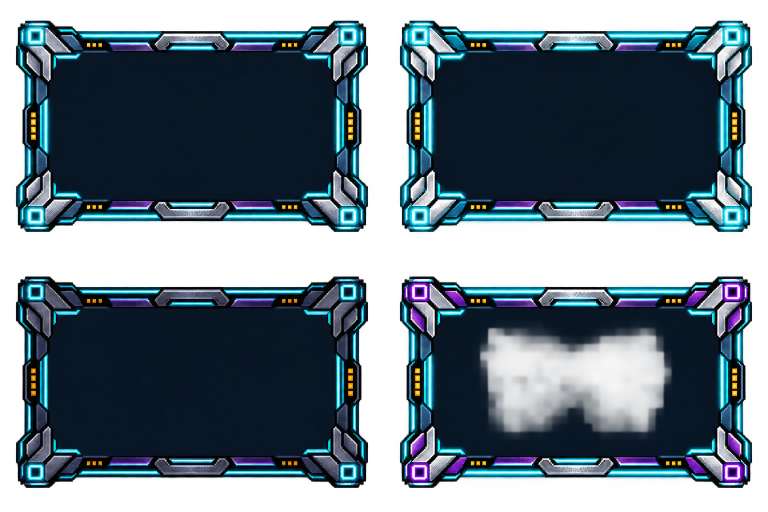
#> input picture retro-tools/assets/netcon-frames-gpt-v3.png, 1536 x 1024 px (shown at 1/2 size)
$ python build_netcon_kit.py
#> lines starting #> are read from the running program, lines starting #| are printed output that depends on the picture
"""Slice GPT-generated atlases and package them as UI textures and Windows cursors.

This script crops and resizes supplied artwork; it does not draw replacement art.
"""
from pathlib import Path
import json
import struct

from PIL import Image

ASSETS = Path(__file__).resolve().parent / 'assets'
KIT = ASSETS / 'netcon-kit'
CURSORS = (
    ('pointer', (0.13, 0.04)), ('link', (0.33, 0.035)),
    ('text', (0.5, 0.5)), ('crosshair', (0.5, 0.5)),
    ('move', (0.5, 0.5)), ('resize-ew', (0.5, 0.5)),
    ('resize-ns', (0.5, 0.5)), ('resize-nwse', (0.5, 0.5)),
    ('resize-nesw', (0.5, 0.5)), ('busy', (0.5, 0.5)),
    ('unavailable', (0.5, 0.5)), ('help', (0.075, 0.06)),
)


def trim(sprite):
    # Ignore low-alpha glow when finding bounds, preserving all alpha inside them.
    box = sprite.getchannel('A').point(lambda a: 255 if a > 100 else 0).getbbox()
    if not box:
        raise ValueError('An atlas cell contains no sprite.')
    return sprite.crop(box), box


def cursor_image(sprite, size):
    scale = (size - 4) / max(sprite.size)
    image = sprite.resize((max(1, round(sprite.width * scale)),
                           max(1, round(sprite.height * scale))), Image.Resampling.NEAREST)
    result = Image.new('RGBA', (size, size))
    offset = ((size - image.width) // 2, (size - image.height) // 2)
    result.alpha_composite(image, offset)
    return result, offset, image.size


def write_cur(target, entries):
    """Write standard BGRA/DIB cursor resources with alpha and an AND mask."""
    resources = []
    for image, hotspot in entries:
        width, height = image.size
        pixels = image.transpose(Image.Transpose.FLIP_TOP_BOTTOM).tobytes('raw', 'BGRA')
        stride = ((width + 31) // 32) * 4
        mask = bytearray(stride * height)
        alpha = image.getchannel('A')
        for y in range(height):
            for x in range(width):
                if alpha.getpixel((x, height - y - 1)) == 0:
                    mask[y * stride + x // 8] |= 128 >> (x % 8)
        header = struct.pack('<IiiHHIIiiII', 40, width, height * 2, 1, 32, 0,
                             len(pixels) + len(mask), 0, 0, 0, 0)
        resources.append((image.size, hotspot, header + pixels + mask))
    offset = 6 + 16 * len(resources)
    directory = bytearray(struct.pack('<HHH', 0, 2, len(resources)))
    for (width, height), (hx, hy), payload in resources:
        directory.extend(struct.pack('<BBBBHHII', width, height, 0, 0, hx, hy, len(payload), offset))
        offset += len(payload)
    target.write_bytes(bytes(directory) + b''.join(item[2] for item in resources))


def main():
    for folder in ('frames', 'buttons', 'cursors'):
        (KIT / folder).mkdir(parents=True, exist_ok=True)
    metadata = {'source': 'GPT image generation', 'frames': {}, 'buttons': {}, 'cursors': {}}
    with Image.open(ASSETS / 'netcon-frames-gpt-v3.png') as source:
#> source is the input picture: PIL image 1536x1024 RGBA; mean R, G, B, A 31.2, 64.8, 80.4, 163.9
        atlas = source.convert('RGBA')
    for index, name in enumerate(('standard', 'focused', 'inactive', 'dialog')):
        col, row = index % 2, index // 2
        box = (col * atlas.width // 2, row * atlas.height // 2,
               (col + 1) * atlas.width // 2, (row + 1) * atlas.height // 2)
        sprite, bounds = trim(atlas.crop(box))
        sprite.resize((192, 120), Image.Resampling.NEAREST).save(KIT / 'frames' / (name + '.png'))
        metadata['frames'][name] = {'atlas_cell': box, 'trim': bounds, 'size': [192, 120],
                                    'nine_slice': [30, 30, 30, 30], 'content_padding': 22}
#> this loop made 4 passes
#> pass 1, in main, `sprite.resize((192, 120), Image.Resampling.NEAREST).save(KIT / 'frames..`:
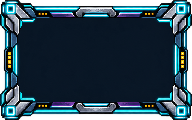
#> saved as standard.png: PIL image 192x120 RGBA; mean R, G, B, A 29.2, 58.7, 73.5, 226.7; transparent parts drawn white
#> after the loop:
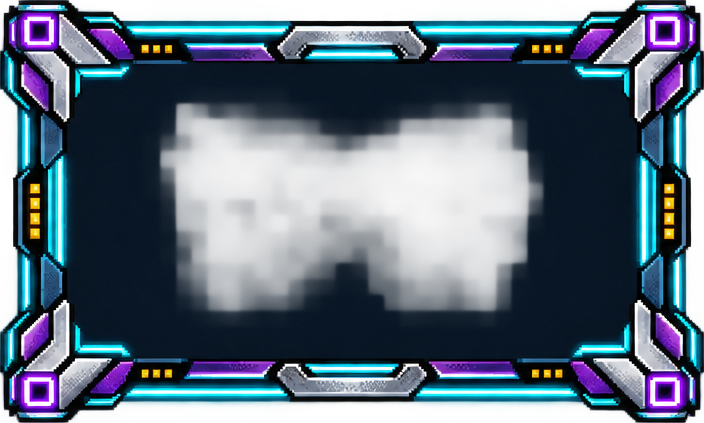
#> sprite: PIL image 704x423 RGBA; mean R, G, B, A 32.9, 56, 75.3, 184.9; transparent parts drawn white
#> after the loop, metadata = 4 items
    with Image.open(ASSETS / 'netcon-buttons-gpt-v3.png') as source:
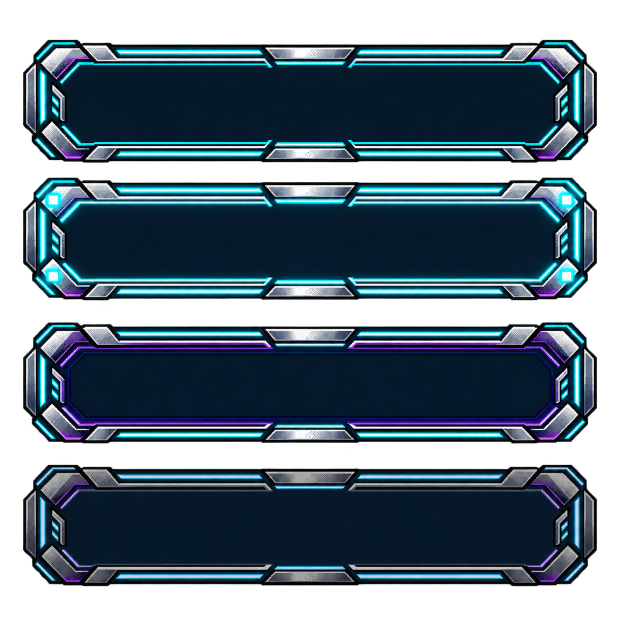
#> input picture retro-tools/assets/netcon-buttons-gpt-v3.png, 1240 x 1269 px (shown at 1/2 size)
#> source is the input picture: PIL image 1240x1269 RGBA; mean R, G, B, A 23.5, 42.1, 54.5, 168.7
        atlas = source.convert('RGBA')
    # Generated rows have generous gutters but are not exactly equal-height cells.
    bands = ((0, 65, 1240, 339), (0, 340, 1240, 622),
             (0, 627, 1240, 908), (0, 914, 1240, 1190))
    if atlas.size != (1240, 1269):
        raise ValueError('Button source changed; review and update the atlas bounds.')
    for name, box in zip(('normal', 'hover', 'pressed', 'disabled'), bands):
        sprite, bounds = trim(atlas.crop(box))
        sprite.resize((220, 48), Image.Resampling.NEAREST).save(KIT / 'buttons' / (name + '.png'))
        metadata['buttons'][name] = {'atlas_cell': box, 'trim': bounds, 'size': [220, 48],
                                     'nine_slice': [16, 16, 16, 16]}
#> this loop made 4 passes
#> bounds on passes 1 to 4: (46, 15, 1194, 260), (46, 15, 1194, 261), (46, 18, 1194, 260), (46, 16, 1194, 258)
#> sprite: PIL image 1148x242 RGBA
    with Image.open(ASSETS / 'netcon-cursors-gpt-v3.png') as source:
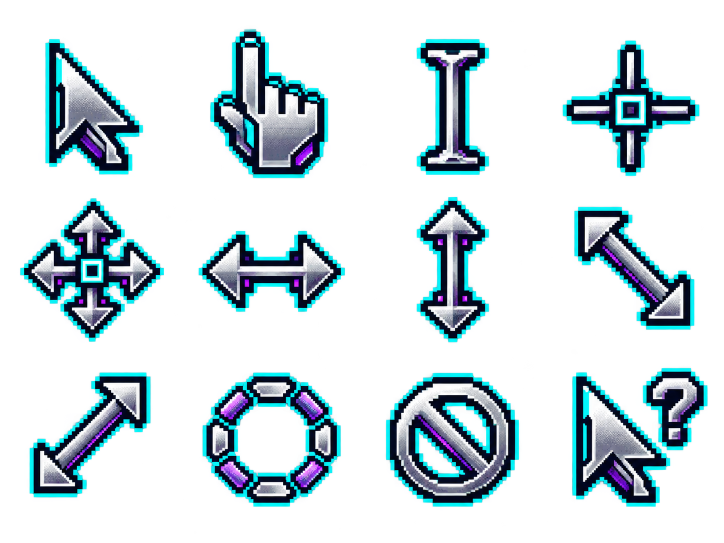
#> input picture retro-tools/assets/netcon-cursors-gpt-v3.png, 1448 x 1086 px (shown at 1/2 size)
#> source is the input picture: PIL image 1448x1086 RGBA; mean R, G, B, A 18.2, 38.8, 47.2, 66.8
        atlas = source.convert('RGBA')
    for index, (name, hot) in enumerate(CURSORS):
        col, row = index % 4, index // 4
        box = (col * atlas.width // 4, row * atlas.height // 3,
               (col + 1) * atlas.width // 4, (row + 1) * atlas.height // 3)
        sprite, bounds = trim(atlas.crop(box))
        entries, hotspots = [], {}
        for size in (32, 48):
            image, offset, dimensions = cursor_image(sprite, size)
            hotspot = (offset[0] + round(hot[0] * (dimensions[0] - 1)),
                       offset[1] + round(hot[1] * (dimensions[1] - 1)))
            image.save(KIT / 'cursors' / f'{name}-{size}.png')
            entries.append((image, hotspot))
            hotspots[str(size)] = hotspot
        write_cur(KIT / 'cursors' / (name + '.cur'), entries)
        metadata['cursors'][name] = {'atlas_cell': box, 'trim': bounds, 'hotspots': hotspots}
#> this loop made 12 passes
#> bounds on passes 1 to 12: (91, 78, 286, 349), (59, 58, 294, 356), (109, 78, 254, 350), (39, 81, 313, 352), (40, 35, 328, 321), (35, 100, 328, 262), (109, 32, 254, 323), (63, 52, 303, 297), (59, 21, 301, 271), (43, 21, 320, 289), (48, 22, 314, 289), (58, 12, 329, 289)
#> pass 1, in main, `sprite, bounds = trim(atlas.crop(box))`:
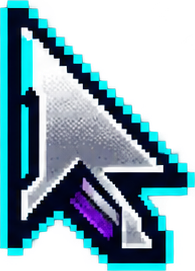
#> sprite: PIL image 195x271 RGBA; mean R, G, B, A 43.3, 82.4, 97.4, 155.4; transparent parts drawn white
#> pass 1, in main, `image.save(KIT / 'cursors' / f'{name}-{size}.png')`:
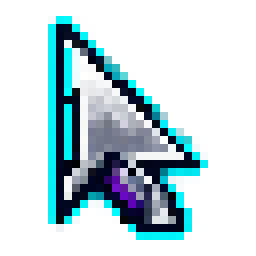
#> saved as pointer-32.png: PIL image 32x32 RGBA (shown 8 times larger); mean R, G, B, A 24.4, 47.7, 56.1, 84.5; transparent parts drawn white
#> after the loop:
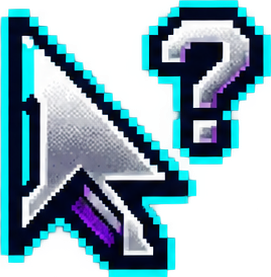
#> sprite: PIL image 271x277 RGBA; mean R, G, B, A 42.5, 90.9, 104.8, 157.2; transparent parts drawn white
    (KIT / 'manifest.json').write_text(json.dumps(metadata, indent=2) + '\n', encoding='utf-8')
    print('Exported 4 panel frames, 4 button states, 24 cursor PNGs, and 12 Windows cursors.')


if __name__ == '__main__':
    main()
